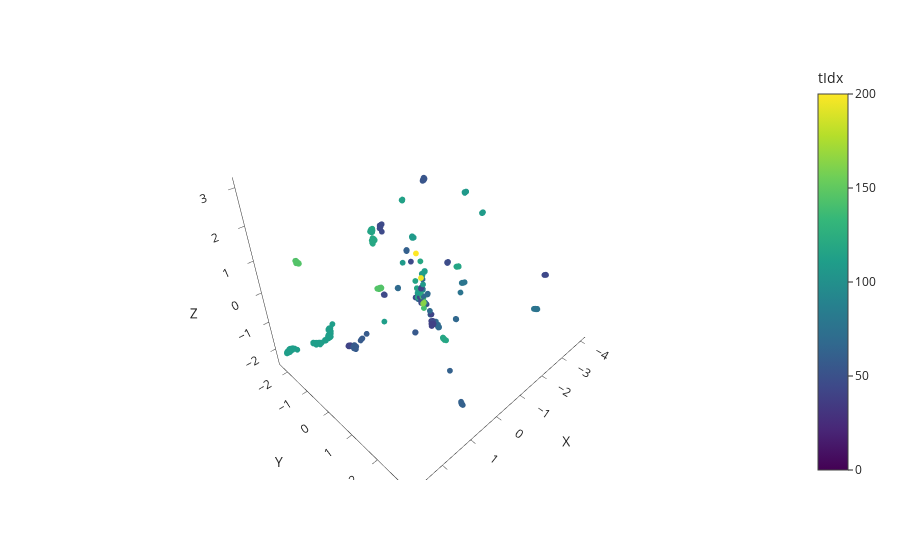

The notebook cell saved with this chart:
### Code cell
import pandas as pd
import plotly.express as px

from src.logger.plotting_tools import shuffle_truth_colors
g = dic["graph"]
id = 5
mask = (g.ndata['particle_number']!=-11)  #+(g.ndata['particle_number']==19)  #9, 17, 21, 22
tidx = (g.ndata['particle_number_nomap'][mask]).view(-1,1)#(g.ndata['particle_number'][mask]).view(-1,1)  #labels[mask].view(-1,1)
#tidx =    1*(g.ndata['hit_link_modified'][mask].view(-1,1))+1
features = 1*(torch.ones_like(g.ndata["particle_number"][mask])).view(-1,1)
cellid= g.ndata['particle_number'][mask].view(-1,1)
X = g.ndata["coords"][mask][:,0:3] #[mask]
data = {
            "X":X[:, 0].view(-1, 1).detach().cpu().numpy(),
            "Y": X[:, 1].view(-1, 1).detach().cpu().numpy(),
            "Z": X[:, 2].view(-1, 1).detach().cpu().numpy(),
            "tIdx": tidx.view(-1, 1).detach().cpu().numpy(),
            "features": features.view(-1, 1).detach().cpu().numpy(),
            # "cellid":cellid.view(-1, 1).detach().cpu().numpy(),
        }
hoverdict = {}


df = pd.DataFrame(
np.concatenate([data[k] for k in data], axis=1),
columns=[k for k in data],
)
rdst = np.random.RandomState(1234567890)  # all the same
# shuffle_truth_colors(df, "tIdx", rdst)

hover_data = ["tIdx", "cellid"] #+ [k for k in hoverdict.keys()]
# if nidx is not None:
#     hover_data.append("av_same")
# fig = go.Figure()
fig = px.scatter_3d(
df,
x="X",
y="Y",
z="Z",
color="tIdx",
size="features",
# hover_data=hover_data,
template="simple_white",
range_color=[0,200],
# color_continuous_scale=px.colors.sequential.Turbo,
)
# fig.update_layout(
#     scene = dict(
#         xaxis = dict(visible=False),
#         yaxis = dict(visible=False),
#         zaxis =dict(visible=False)
#         )
#     )
fig.update_traces(marker=dict(line=dict(width=0)))
fig.update_traces(marker_size = 2)
# fig.update_traces(marker_size = 2)
# mask_cdc= (g.ndata['hit_type'][mask] ==0)
# X_cdc = g.ndata["pos_hits_xyz"][mask][mask_cdc]
# vector_cdc = g.ndata["vector"][mask][mask_cdc]
# for i in range(0,torch.sum(g.ndata['hit_type'][mask] ==0)):
#     plot_single_arrow(fig,vector_cdc[i]*25,init_pt= X_cdc[i])
# fig.update_traces(marker=dict(line=dict(width=0)))
# fig.update_traces(marker_size = 2)
# fig.update_layout(
#     autosize=False,
#     width=800,
#     height=800,
# )
fig.show()

### Figure 1 — Plotly figure (JSON) as saved in the notebook; plotly's stock layout.template omitted (floating-point values rounded to 4 significant figures; data arrays with more than 128 entries replaced by an {"elided": "..."} marker saying what was removed)
{"data": [{"hovertemplate": "X=%{x}<br>Y=%{y}<br>Z=%{z}<br>features=%{marker.size}<br>tIdx=%{marker.color}<extra></extra>", "legendgroup": "", "marker": {"color": {"elided": "2316 int values"}, "coloraxis": "coloraxis", "line": {"width": 0}, "size": 2, "sizemode": "area", "sizeref": 0.0025, "symbol": "circle"}, "mode": "markers", "name": "", "scene": "scene", "showlegend": false, "type": "scatter3d", "x": {"elided": "2316 float values"}, "y": {"elided": "2316 float values"}, "z": {"elided": "2316 float values"}}], "layout": {"coloraxis": {"cmax": 200, "cmin": 0, "colorbar": {"title": {"text": "tIdx"}}, "colorscale": [[0, "#440154"], [0.1111, "#482878"], [0.2222, "#3e4989"], [0.3333, "#31688e"], [0.4444, "#26828e"], [0.5556, "#1f9e89"], [0.6667, "#35b779"], [0.7778, "#6ece58"], [0.8889, "#b5de2b"], [1, "#fde725"]]}, "legend": {"itemsizing": "constant", "tracegroupgap": 0}, "margin": {"t": 60}, "scene": {"domain": {"x": [0, 1], "y": [0, 1]}, "xaxis": {"title": {"text": "X"}}, "yaxis": {"title": {"text": "Y"}}, "zaxis": {"title": {"text": "Z"}}}}}
